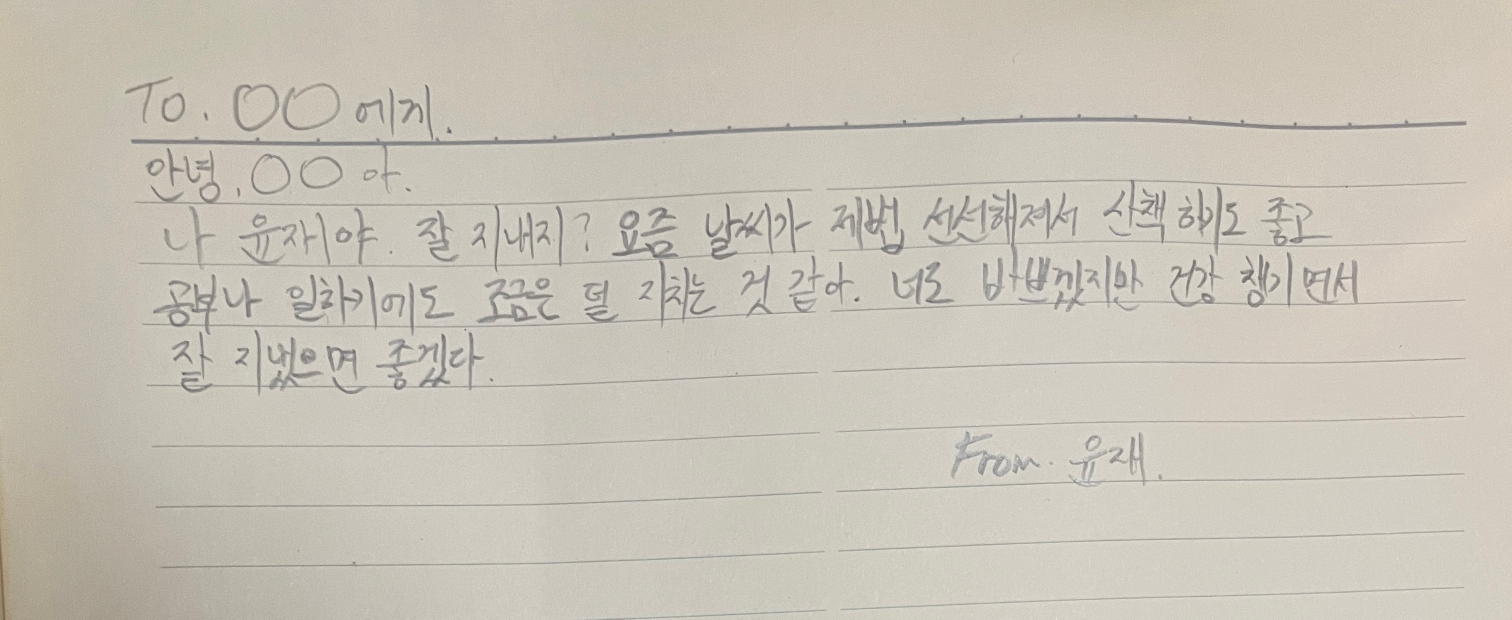
#> input picture app/tests/data/sample_letter.jpg, 3023 x 1239 px, found by its file name (shown at 1/2 size)
$ jupyter execute --allow-errors ocr_pytesseract_test.ipynb
#> lines starting #> are read from the running program, lines starting #| are printed output that depends on the picture; after the words box and inside, x2 and y2 are one past the last pixel; in counts of white or black regions, pixels touching at a corner belong together
# 라이브러리 임포트 & 경로 지정

1) https://github.com/UB-Mannheim/tesseract/wiki : 여기서
tesseract-ocr-w64-setup-5.5.0.20241111.exe (64 bit) 클릭 후 다운로드.

2) https://github.com/tesseract-ocr/tessdata_best/blob/main/kor_vert.traineddata
: 여기서 kor.traineddata, kor_vert.traineddata 다운로드 진행

[cell 1]
# uv add opencv-python pillow pytesseract matplotlib numpy 해야합니다


import cv2
import pytesseract
from PIL import Image

# Windows 환경에서 설치된 Tesseract 실행 파일 경로
pytesseract.pytesseract.tesseract_cmd = r"C:/Program Files/Tesseract-OCR/tesseract.exe"

# OCR 텍스트 추출 함수

입력 이미지를 전처리 한 후에 텍스트로 변환하는 OCR 기본 함수이다.

[cell 2]
def extract_text(img_path: str) -> str:
    """
    손글씨 이미지에서 텍스트 추출
    - return : 추출된 문자열
    """
    img = cv2.imread(img_path)
#> img is the input picture: shape (1239, 3023, 3); mean B, G, R 183.5, 195.1, 200.5
    gray = cv2.cvtColor(img, cv2.COLOR_BGR2GRAY)
    _, thresh = cv2.threshold(gray, 150, 255, cv2.THRESH_BINARY)
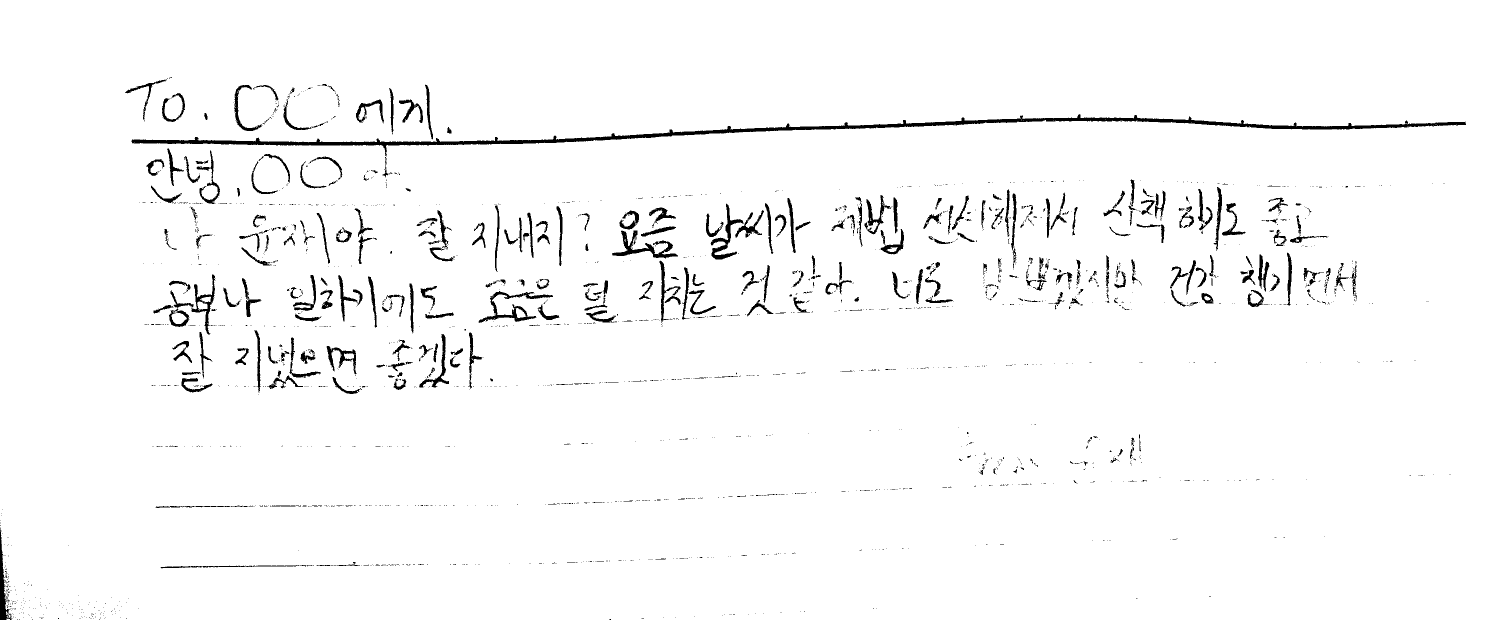
#> thresh: shape (1239, 3023) (shown at 1/2 size); 97.3% white; 2107 black regions (1774 under 20 px), largest, box (x1, y1, x2, y2) and area: (263, 228, 2932, 313) 19128, (1224, 461, 1356, 517) 1952, (957, 582, 1106, 646) 1916
    text = pytesseract.image_to_string(
        thresh, lang="kor+eng"
    )  # OCR 실행, 언어 data에 따라 변경할 수 있다.
    return text.strip()

# OCR 실행

#> (a cell that did not finish here is left out)

# 연필 손글씨 전처리 코드

[cell 4]
import cv2
import pytesseract


def extract_text_adaptive(img_path: str) -> str:
    """
    연필 손글씨를 위한 OCR 전처리 + 추출
    """
    img = cv2.imread(img_path)
    gray = cv2.cvtColor(img, cv2.COLOR_BGR2GRAY)

    # Adaptive Thresholding (지역별로 이진화)
    thresh = cv2.adaptiveThreshold(
        gray,
        255,
        cv2.ADAPTIVE_THRESH_GAUSSIAN_C,  # 주변 픽셀 가중치 사용
        cv2.THRESH_BINARY,
        31,  # 블록 크기 (홀수여야 함, 15~51 정도로 조정)
        10,  # 상수(C), 값이 크면 글씨가 더 얇아짐, 작으면 두꺼워짐
    )
#> thresh: shape (1239, 3023); 94% white; 22069 black regions (21858 under 20 px), largest, box (x1, y1, x2, y2) and area: (261, 227, 2933, 388) 21601, (2339, 504, 2932, 615) 7242, (301, 301, 1625, 545) 6435

    # OCR 실행
    custom_config = r"--oem 3 --psm 6"
    text = pytesseract.image_to_string(thresh, lang="kor+eng", config=custom_config)
    return text.strip(), thresh

#> (a cell that did not finish here is left out)

# 노트 선 제거 전처리

[cell 6]
import cv2
import numpy as np


def remove_lines(img):
    gray = cv2.cvtColor(img, cv2.COLOR_BGR2GRAY)
    thresh = cv2.adaptiveThreshold(
        gray, 255, cv2.ADAPTIVE_THRESH_GAUSSIAN_C, cv2.THRESH_BINARY_INV, 15, 10
    )
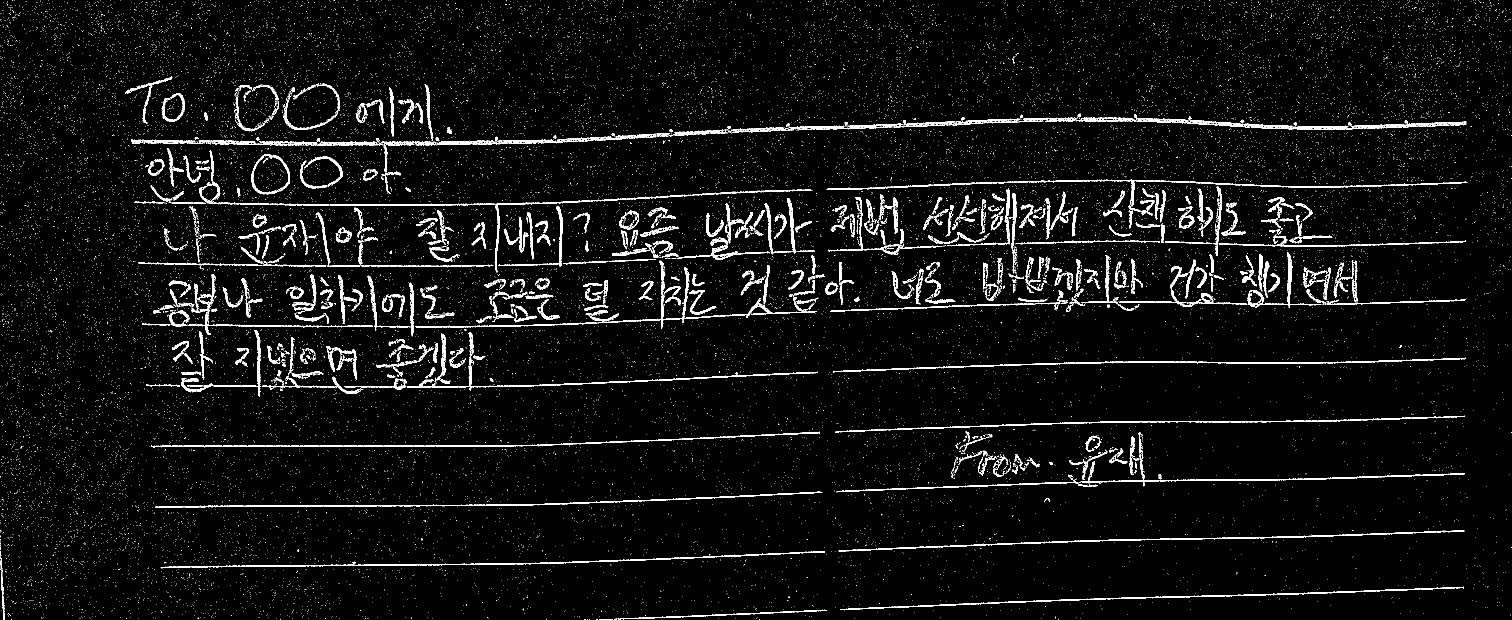
#> thresh: shape (1239, 3023) (shown at 1/2 size); 4.7% white; 23150 white regions (22672 under 20 px), largest, box (x1, y1, x2, y2) and area: (2268, 229, 2933, 260) 3813, (399, 301, 1389, 545) 3725, (311, 983, 1645, 1016) 3360

    # 가로줄 검출
    kernel = cv2.getStructuringElement(cv2.MORPH_RECT, (40, 1))
    detect_lines = cv2.morphologyEx(thresh, cv2.MORPH_OPEN, kernel, iterations=2)
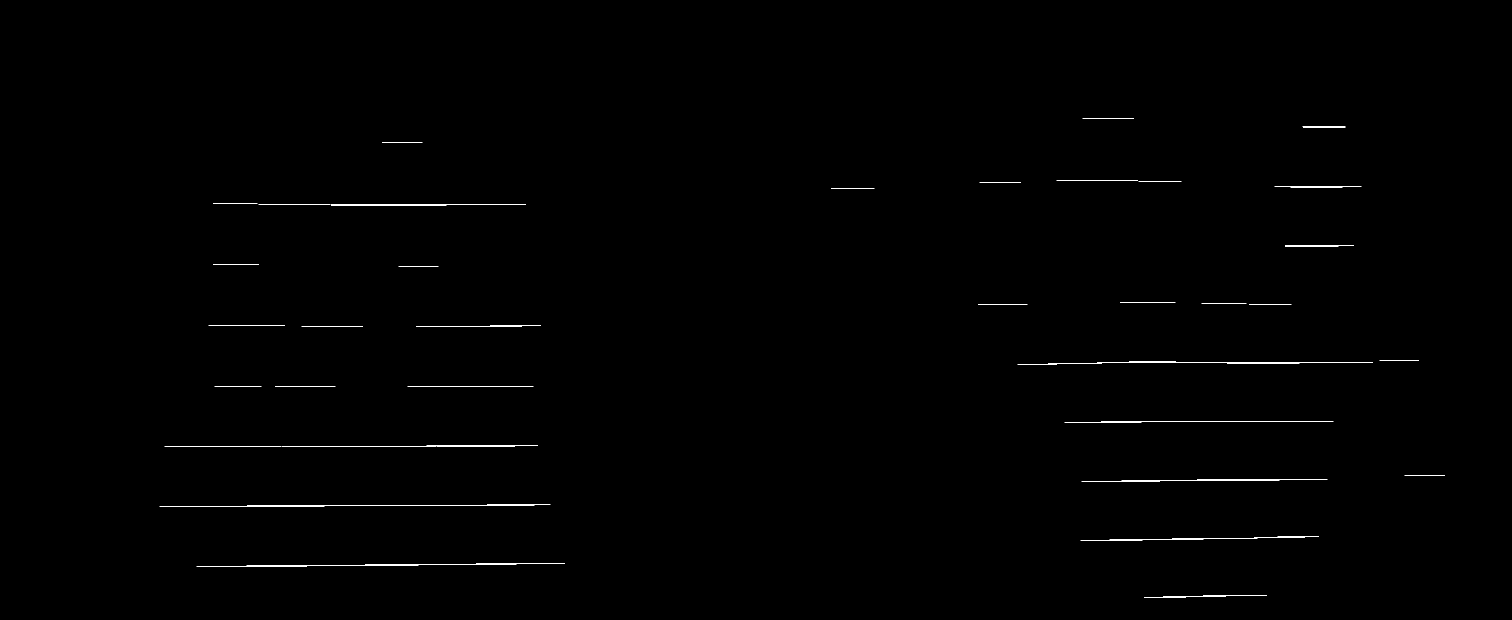
#> detect_lines: shape (1239, 3023) (shown at 1/2 size); 0.32% white in thin lines or dots, all inside (x1, y1, x2, y2) = (319, 236, 2890, 1195)

    # 원본에서 선 제거
    no_lines = cv2.subtract(thresh, detect_lines)
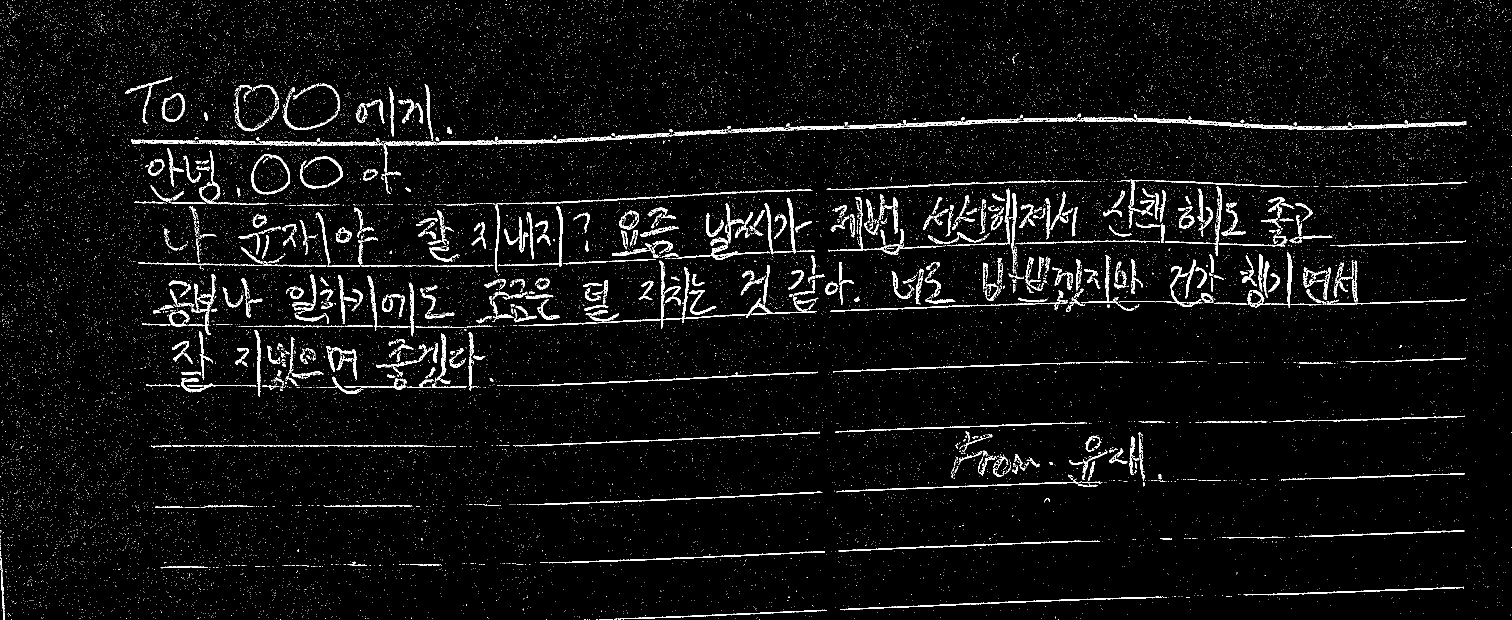
#> no_lines: shape (1239, 3023) (shown at 1/2 size); 4.4% white in thin lines or dots
    return no_lines, thresh, detect_lines

# 선 제거 된 이미지 확인

[cell 7]
img = cv2.imread("C:/emotion_letter/app/tests/data/sample_letter.jpg")
no_lines, thresh, detect_lines = remove_lines(img)

# 결과 저장
cv2.imwrite("01_thresh.png", thresh)  # 기본 이진화
cv2.imwrite("02_detect_lines.png", detect_lines)  # 검출된 선
cv2.imwrite("03_no_lines.png", no_lines)  # 선 제거 후 이미지
#> Out = True
